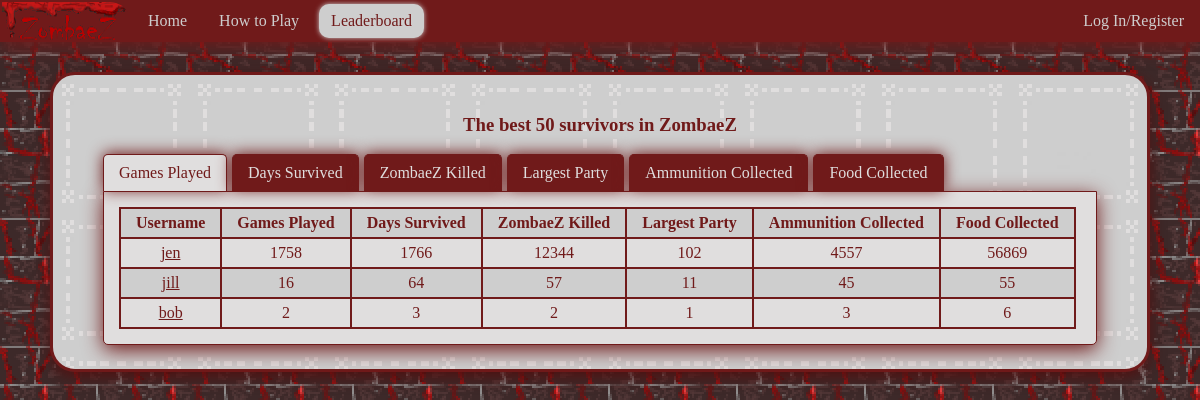
The app's page /zombaez/leaderboards/, older data.
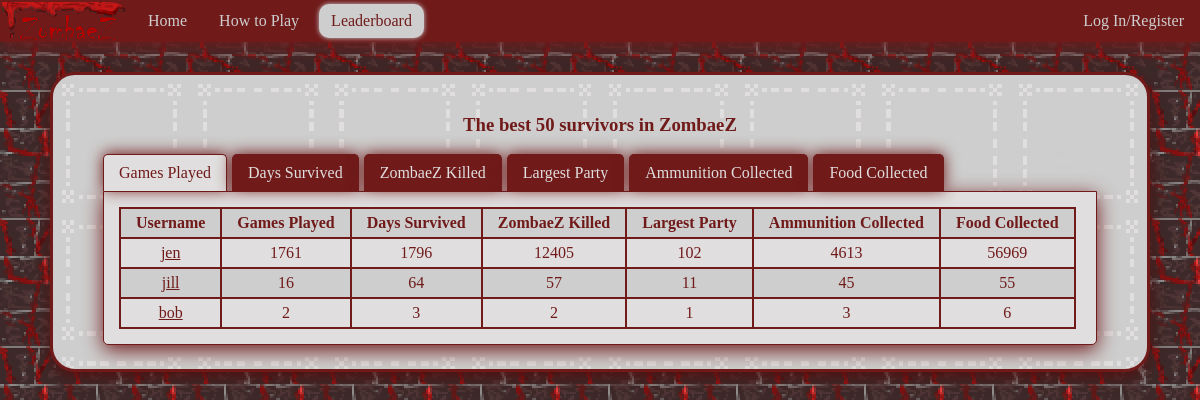
The same page, newer data.
### zombaez/models.py (models this page shows, shortened)
class User(models.Model):
    username = models.CharField(max_length=128, unique=True)
    user = models.OneToOneField(DjangoUser, on_delete=models.CASCADE)
    zombies_killed = models.IntegerField(default=0)
    total_games_played = models.IntegerField(default=0)
    total_ammo_collected = models.IntegerField(default=0)
    largest_party_size = models.IntegerField(default=0)
    total_food_collected = models.IntegerField(default=0)
    total_days_survived = models.IntegerField(default=0)
    avatar = models.ImageField(upload_to='profile_images', default = "profile_images/zombae.jpg")

### zombaez/views.py (the view)
def leaderboards(request):
    context_dict = {"total_games_played":User.objects.order_by("-total_games_played")[:50]}
    context_dict["total_ammo_collected"] = User.objects.order_by("-total_ammo_collected")[:50]
    context_dict["total_food_collected"] = User.objects.order_by("-total_food_collected")[:50]
    context_dict["total_days_survived"] = User.objects.order_by("-total_days_survived")[:50]
    context_dict["largest_party_size"] = User.objects.order_by("-largest_party_size")[:50]
    context_dict["zombies_killed"] = User.objects.order_by("-zombies_killed")[:50]
    return render(request, 'zombaez/leaderboards.html', context_dict)

### templates/zombaez/leaderboards.html (shortened to what this page needs)
{% extends 'zombaez/base.html' %}
{% load staticfiles %}
{% block head_block %}
	<link rel="stylesheet" href="{% static "styles/leaderboards.css"%}" type="text/css" />
{% endblock %}
{% block body_block %}
<h3>The best 50 survivors in ZombaeZ</h3>
<div class="tabs">
    <ul class="tab-links">
        <li class="active"><a href="#tab1">Games Played</a></li>
        <li><a href="#tab2">Days Survived</a></li>
        <li><a href="#tab3">ZombaeZ Killed</a></li>
        <li><a href="#tab4">Largest Party</a></li>
		<li><a href="#tab5">Ammunition Collected</a></li>
		<li><a href="#tab6">Food Collected</a></li>
    </ul>
    <div class="tab-content">
        <div id="tab1" class="tab active">
            <table>
			<tr>
				<th>Username</th>
				<th>Games Played</th>
				<th>Days Survived</th>
				<th>ZombaeZ Killed</th>
				<th>Largest Party</th>
				<th>Ammunition Collected</th>
				<th>Food Collected</th>
			</tr>
			{% for player in total_games_played %}
			<tr>
				<td><a href="/zombaez/view_profile/{{player.username}}">{{player.username}}</a></td>
				<td>{{player.total_games_played}}</td>
				<td>{{player.total_days_survived}}</td>
				<td>{{player.zombies_killed}}</td>
				<td>{{player.largest_party_size}}</td>
				<td>{{player.total_ammo_collected}}</td>
				<td>{{player.total_food_collected}}</td>
			</tr>
			{% endfor %}
			</table>
        </div>
    </div>
</div>
{% endblock %}

Row changes from the older to the newer data that the page shows:
changed User "jen": total_games_played "1758" → "1761"; total_days_survived "1766" → "1796"; zombies_killed "12344" → "12405"; total_ammo_collected "4557" → "4613"; total_food_collected "56869" → "56969"
